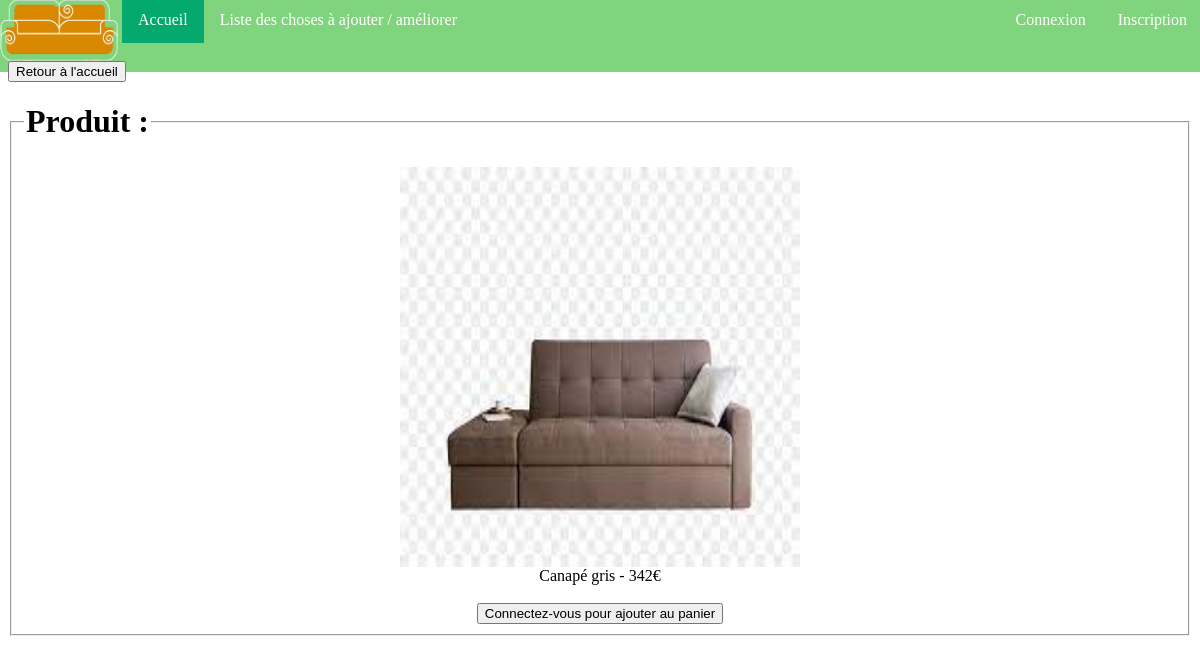
/modules/produit.php?NuméProd=4, run on the app's committed database.
### tables this page shows
CREATE TABLE "Produit" (
	"NumProd"	INTEGER NOT NULL,
	"Nom"	TEXT NOT NULL,
	"Annee"	INTEGER,
	"NomMarque"	TEXT,
	"NomCategorie"	TEXT NOT NULL,
	"Prix"	FLOAT NOT NULL,
	PRIMARY KEY("NumProd")
);

### modules/produit.php (the view, shortened to what this page needs)
<html>
    <head>
        <link rel='stylesheet' type="text/css" href="../css/style.css">
    </head>
    <body>
        <header><?php include ('../page/header.php'); ?></header>
        <main>
            <div>
                <a href="../index.php"><button type="button">Retour à l'accueil</button></a>
                <?php
                $db = new SQLite3('../bdd.db');
                $produit_rech = $_GET['NuméProd'];
                $Produit = $db->query("SELECT Nom, Prix FROM Produit Where NumProd = '$produit_rech'");
                echo "<div>";?>
                <fieldset>
                <legend><h1>Produit :</h1></legend><?php
                while($row = $Produit->fetchArray()){
                        echo"<div class='produit'>";
                        echo "<center><img src='../img/produits/{$row[Nom]}.png' height=400  width=400><br>";
                        echo"<div>{$row[Nom]} - {$row[Prix]}€</div></center>";
                    echo"</div>";
                }
                echo"</br><a href='connexion.php'><center><button type='button'>Connectez-vous pour ajouter au panier</button></center></a>";
                ?>
                </fieldset>
            </div>
        </main>
    </body>
</html>

### css/style.css (style rules this page uses)
.produit { display: flex; align-items: center; justify-content: center; }

### data on the page
produit: Nom (picture), Nom "Canapé gris", Prix "342"
